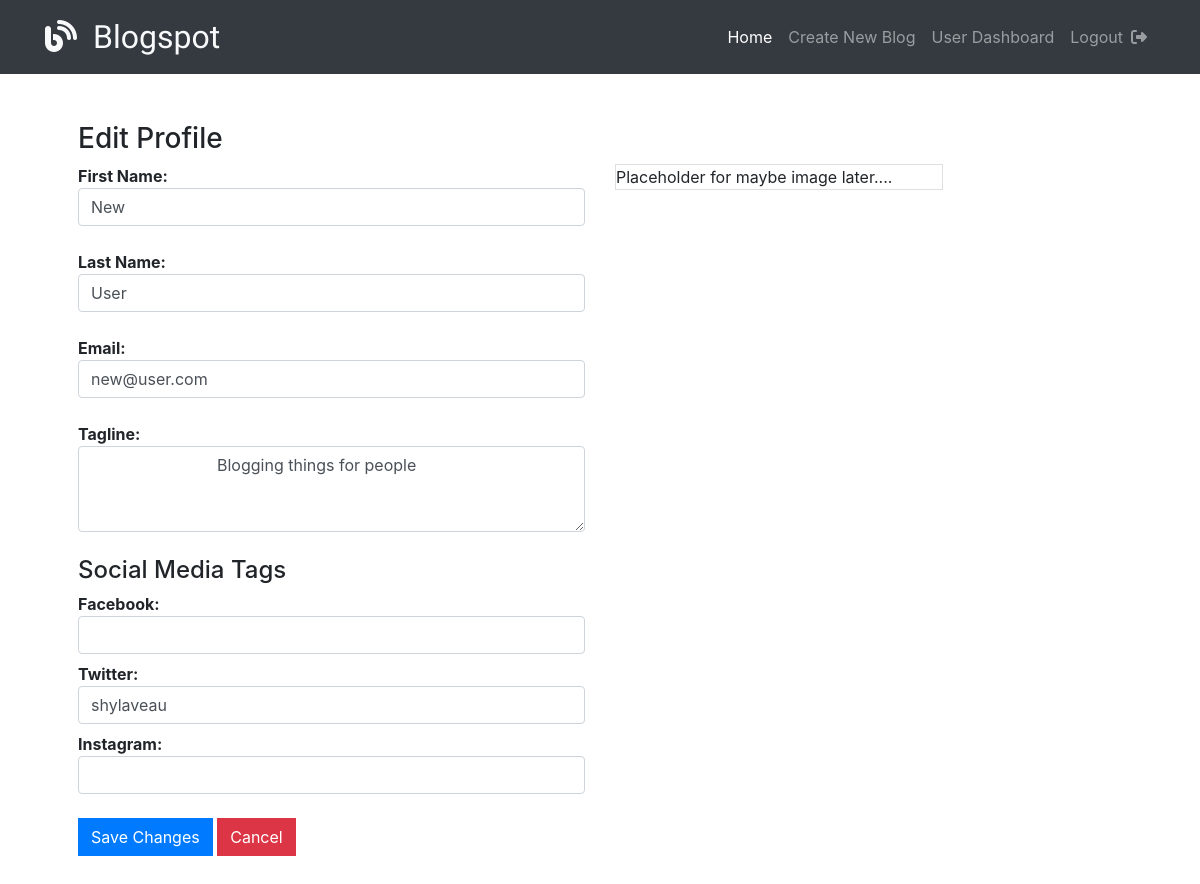
The app's page /users/1/edit (signed in) with its own data.
### models.py (models this page shows, shortened)
class User(db.Model):
    __tablename__ = "user"
    id = db.Column(db.Integer, primary_key=True)
    first_name = db.Column(db.String(45))
    last_name = db.Column(db.String(45))
    tagline = db.Column(db.String(100))
    twitter = db.Column(db.String(15))
    instagram = db.Column(db.String(30))
    facebook = db.Column(db.String(50))
    email = db.Column(db.String(45))
    password = db.Column(db.String(100))
    created_at = db.Column(db.DateTime, server_default=func.now())
    updated_at = db.Column(db.DateTime, server_default=func.now(), onupdate=func.now())

### controller_functions.py (the view, shortened to what this page needs)
def edit_user(id):
    if 'userid' not in session:
        return redirect('/')
    user = User.query.get(id)
    if user.id != session['userid']:
        return redirect('/')
    return render_template('edit_user.html', user=user)

### templates/edit_user.html (shortened to what this page needs)
<!DOCTYPE html>
<html lang="en">
  <head>
    <link rel="stylesheet" href="https://stackpath.bootstrapcdn.com/bootstrap/4.3.1/css/bootstrap.min.css"
>
    <link href="{{url_for('static', filename='css/styles.css')}}" rel="stylesheet">
  </head>
  <body>
      {% include 'navbar.html' with context %}
  <div class="container p-5">
    <h3>Edit Profile</h3>
    <form id="editUserForm" action="/users/{{ user.id }}/edit" method="post" autocomplete="off">
      <div class="row">
        <div class="col col-6">
          <p class="mb-4">
            <b>First Name:</b>
            <input type='text' name='first_name' class="form-control" id="firstName" value="{{ user.first_name }}">
          </p>
          <p class="mb-4">
            <b>Last Name:</b>
            <input type='text' name='last_name' class="form-control" id="lastName" value="{{ user.last_name }}">
          </p>
          <p class="mb-4">
            <b>Email:</b>
            <input type='text' name='email' id='email' class="form-control" value="{{ user.email }}">
          </p>
          <p class="mb-4">
            <b>Tagline:</b>
            {%  if user.tagline %}
            <textarea rows="3" name='tagline' id='tagline' class="form-control">
              {{ user.tagline }}</textarea>
              {%  else  %}
            <textarea rows="3" name='tagline' id='tagline' class="form-control"></textarea>
            {% endif %}
          </p>
          <h4>Social Media Tags</h4>
          <p class="mb-2">
            <b>Facebook:</b>
            <input type='text' name='facebook' id='facebook' class="form-control" value="{% if user.facebook %}{{ user.facebook }}{% endif %}">
          </p>
          <p class="mb-2">
            <b>Twitter:</b>
            <input type='text' name='twitter' id='twitter' class="form-control" value="{% if user.twitter %}{{ user.twitter }}{% endif %}">
          </p>
          <p class="mb-4">
            <b>Instagram:</b>
            <input type='text' name='instagram' id='instagram' class="form-control" value="{% if user.instagram %}{{ user.instagram }}{% endif %}">
          </p>
        </div>
        <div class="col col-4">
          <div class="card">
            <div class="card-text">
              Placeholder for maybe image later....
            </div>
          </div>
        </div>
      </div>
        <input type="submit" value="Save Changes" class="btn btn-primary">
        <input type="button" id="cancelEditBtn" value="Cancel" class="btn btn-danger" data-page='users' datasrc="{{ user.id }}">
    </form>
  </div>
  </body>
</html>

### static/css/styles.css (style rules this page uses)
* { margin: 0; padding: 0; }
.btn { border-radius: 0 !important; }
.card { border-radius: 0 !important; }

### records on screen
User: first_name "New", last_name "User", email "new@user.com", tagline "Blogging things for people", twitter "shylaveau"
